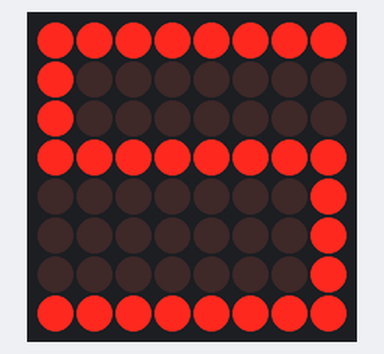
The sketch below on a simulated Arduino Uno, built with avr-gcc and run on an emulated ATmega328P. Shown: 8×8 LED matrix.

Above: at 0.1 s.
At 0.6 s:
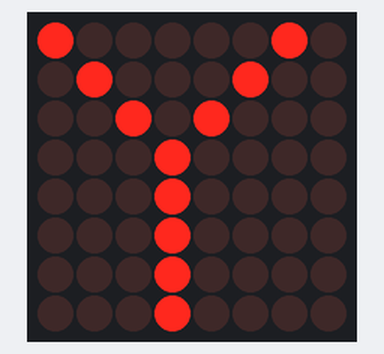
At 1.1 s:
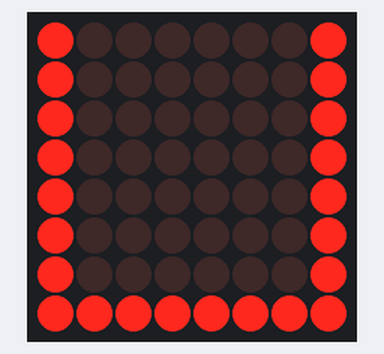
At 1.6 s:
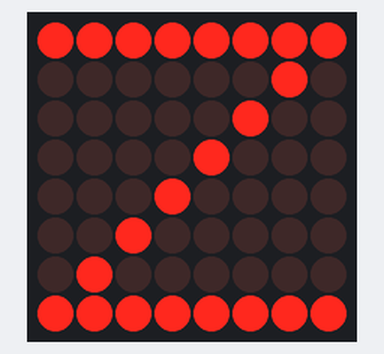
At 2.1 s:
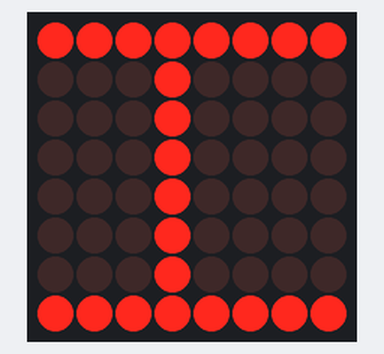
At 2.6 s:
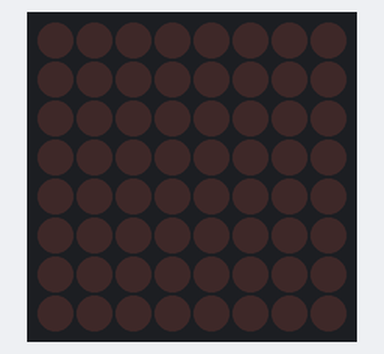

The sketch:

sketch_dot_matrix_syuzi.ino
```cpp
#include "LedControl.h"

LedControl lc = LedControl(12, 10, 11);

const byte S[8] = {
  B11111111,
  B10000000,
  B10000000,
  B11111111,
  B00000001,
  B00000001,
  B00000001,
  B11111111
};

const byte Y[8] = {
  B10000010,
  B01000100,
  B00101000,
  B00010000,
  B00010000,
  B00010000,
  B00010000,
  B00010000
};

const byte U[8] = {
  B10000001,
  B10000001,
  B10000001,
  B10000001,
  B10000001,
  B10000001,
  B10000001,
  B11111111
};

const byte Z[8] = {
  B11111111,
  B00000010,
  B00000100,
  B00001000,
  B00010000,
  B00100000,
  B01000000,
  B11111111
};

const byte I[8] = {
  B11111111,
  B00010000,
  B00010000,
  B00010000,
  B00010000,
  B00010000,
  B00010000,
  B11111111
};

void display(const byte img[]) {
  for (int i = 0; i < 8; i++) {
    lc.setRow(0, i, img[i]);
  }
}

void setup() {
  Serial.begin(9600);
  lc.shutdown(0, false);
  lc.clearDisplay(0);
  lc.setIntensity(0, 8);
}

void loop() {
  display(S);
  delay(500);
  lc.clearDisplay(0);
  display(Y);
  delay(500);
  lc.clearDisplay(0);
  display(U);
  delay(500);
  lc.clearDisplay(0);
  display(Z);
  delay(500);
  lc.clearDisplay(0);
  display(I);
  delay(500);
  lc.clearDisplay(0);
  delay(500);
}
```

Measured:
- by itself, everything shown: repeats every 3.0 s, in 6 steps
- what the display in image 1 shows lasts 0.5 s, from 0.5 s to 1.0 s
